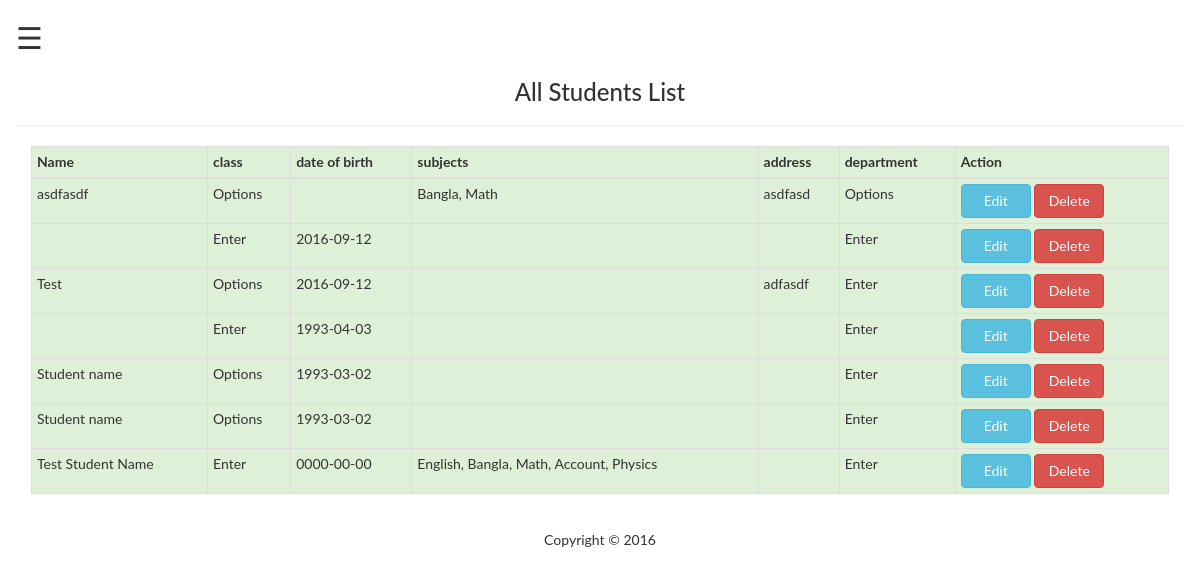
The page / on the database its author committed.
### tables this page shows
CREATE TABLE `student` (
  `id` int(11) NOT NULL,
  `name` varchar(20) NOT NULL,
  `class` varchar(15) NOT NULL,
  `dob` date DEFAULT NULL,
  `address` varchar(100) NOT NULL,
  `department` varchar(50) NOT NULL
);

### class.crud.php (called while the page is built, shortened)
<?php
class CRUD{
    private $host      = HOST;
    private $user      = USER;
    private $pass      = PASSWORD;
    private $dbname    = DATABASE;
    private $dbh;
    public function __construct(){
        $dsn = 'mysql:host=' . $this->host . ';dbname=' . $this->dbname;
        $options = array(
            PDO::ATTR_PERSISTENT    => true,
            PDO::ATTR_ERRMODE       => PDO::ERRMODE_EXCEPTION
        );
        try{
            $this->dbh = new PDO($dsn, $this->user, $this->pass, $options);
        }
        catch(PDOException $e){
            $this->error = $e->getMessage();
        }
    }
    public function showData($table){
         $sql="SELECT * FROM $table";
         $q = $this->dbh->query($sql) or die("failed!");
         while($r = $q->fetch(PDO::FETCH_ASSOC)){
         $data[]=$r;
         }
         return $data;
     }
}

### index.php (the view, shortened to what this page needs)
<?php
require_once ( __DIR__ . '/helper_functions.php');
require_once('class.crud.php');
require_once 'header.php';
?>
    <div class="container-fluid">
    <div class="row">
        <h3 class="text-center">All Students List</h3>
        <hr>
    <div class="col-md-12">
    <table class="table table-bordered table-condensed">
    <thead>
    <tr class="success">
        <th>Name</th>
        <th>class</th>
        <th>date of birth</th>
        <th>subjects</th>
        <th>address</th>
        <th>department</th>
        <th>Action</th>
    </tr>
    </thead>
        <tbody>
    <?php
    $db = new CRUD();
    foreach($db->showData('student') as $value) {
        echo '<tr class="success">';
        echo '<td>'.$value['name'].'</td>';
        echo '<td>'.$value['class'].'</td>';
        echo '<td>'.$value['dob'].'</td>';
        $sID = $value['id'];
        echo '<td>';
        print_r(  getStudentSubjects( $sID ));
        echo '</td>';
        echo '<td>'.$value['address'].'</td>';
        echo '<td>'.$value['department'].'</td>';
        echo '<td><a href="update.php?id=' . $value['id'] . '" class="btn btn-info" style="width:70px;">Edit</a>
                      <a href="delete.php?id=' . $value['id'] . '" class="btn btn-danger" style="width:70px;">Delete</a></td>';
        echo '</tr>';
    }
    ?>
        </tbody>
</table>
    </div>
    </div>
    </div>
<?php
require_once 'footer.php';
?>

### header.php (shortened to what this page needs)
<!DOCTYPE html>
<html lang="en">
<head>
    <link href="css/bootstrap.min.css" rel="stylesheet">
    <link href="css/style.css" rel="stylesheet">
</head>
<body>
<div id="main">
    <span style="font-size:30px;cursor:pointer" onclick="openNav()">&#9776;</span>

### footer.php
</div>
<footer class="page-footer blue center-on-small-only">
    <div class="footer-copyright text-center rgba-black-light">
        <div class="container-fluid">
            Copyright © 2016
        </div>
    </div>
</footer>
</body>
</html>

### header.php (style rules this page uses)
body { font-family: "Lato", sans-serif; transition: background-color .5s; }
#main { transition: margin-left .5s; padding: 16px; }

### rows shown on the page
student: name "asdfasdf", class "Options", value "Bangla, Math", address "asdfasd", department "Options"
student: class "Enter", dob "2016-09-12", department "Enter"
student: name "Test", class "Options", dob "2016-09-12", address "adfasdf", department "Enter"
student: class "Enter", dob "1993-04-03", department "Enter"
student: name "Student name", class "Options", dob "1993-03-02", department "Enter"
student: name "Student name", class "Options", dob "1993-03-02", department "Enter"
student: name "Test Student Name", class "Enter", dob "0000-00-00", value "English, Bangla, Math, Account, Physics", department "Enter", $value['id'] 7 (drawn)
